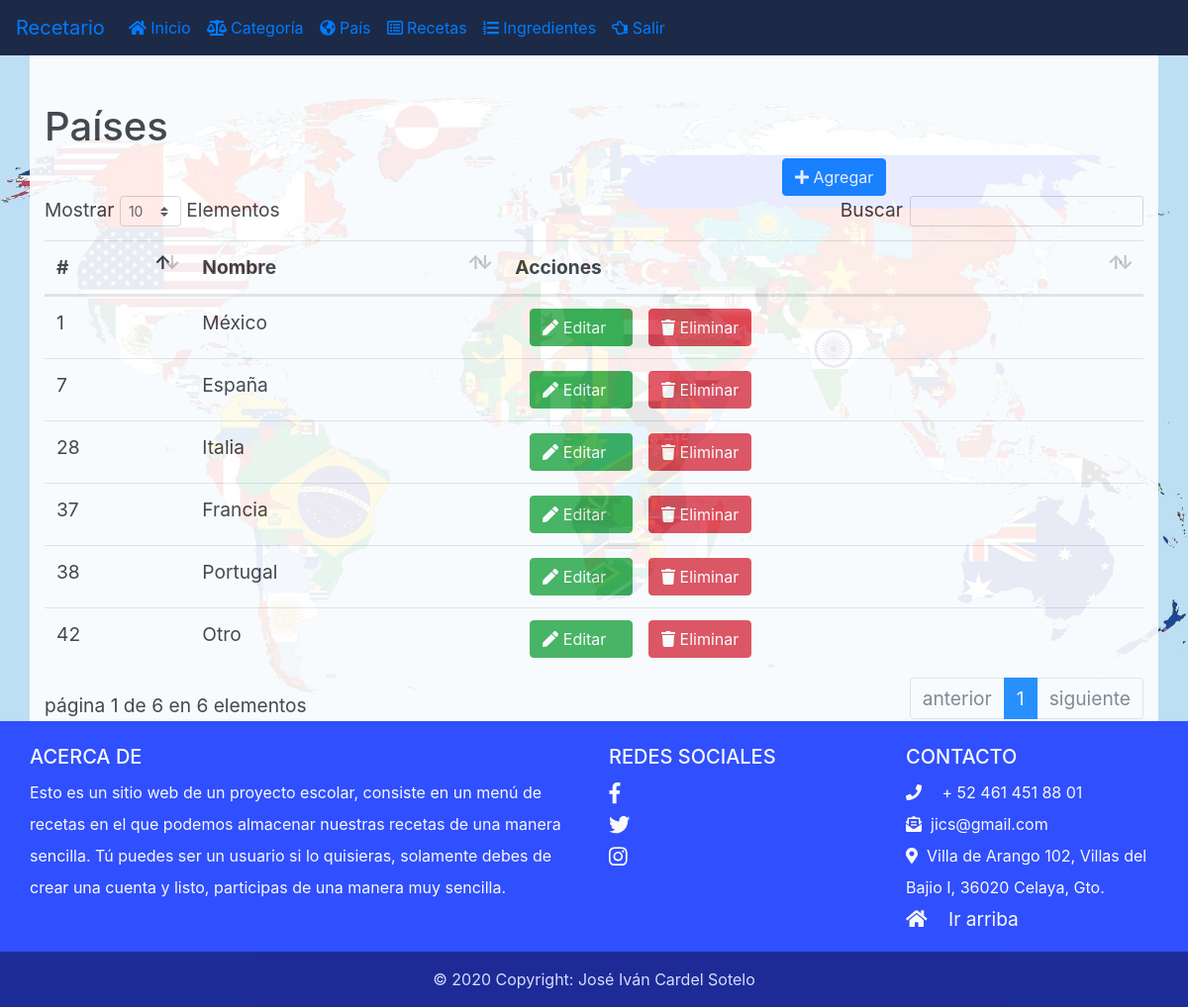
Page /adm/pais.php (signed in) on the committed database.
### tables this page shows
CREATE TABLE `pais` (
  `idPais` int(11) NOT NULL,
  `nombrePais` varchar(100) DEFAULT NULL
);

### adm/pais.php (the view, shortened to what this page needs)
<!DOCTYPE html>
<html lang="en">
<head>
    <link rel="stylesheet" href="../css/bootstrap.css">
    <link rel="stylesheet" href="../css/estilo.css">
    <link rel="stylesheet" href="../css/datatables.min.css">
</head>
<body>
    <?php include_once("../layout/navbaradm.php"); ?>
    <div class="bg2">
    <div class="container te pt-5">
    <h1>Países</h1>
        <div class="row">
            <div class="offset-8 col-2-s-1">
                <div class="btn btn-primary btn-block" id="agregaPais">
                    <i class="fas fa-plus"></i> Agregar</div>
            </div>
        </div>
        <table class="table mt-1" id="tablaPais">
            <thead>
                <tr>
                    <th>#</th>
                    <th>Nombre</th>
                    <th>Acciones</th>
                </tr>
            </thead>
            <tbody>
    <?php
        require_once("../conec.php");
        $resultado=mysqli_query($cn,"select * from pais");
        while($fila=mysqli_fetch_array($resultado)){
            echo"<tr>";
                echo"<td>".$fila['idPais']."</td>";
                echo"<td>".$fila['nombrePais']."</td>";
                echo"<td>
                    <div class=\"container\">
                        <div class='btn btn-success editar' data-id='".$fila['idPais']."'>
                            <i class='fas fa-pen'></i>
                            Editar&nbsp &nbsp
                        </div> &nbsp
                        <div class='btn btn-danger borrar' data-id='".$fila['idPais']."'>
                            <i class='fas fa-trash'></i>
                            Eliminar
                        </div>
                    </div>
                    </td>";
            echo"</tr>";
        }
    ?>
            </tbody>
        </table>
    </div>
    </div>
    <?php include_once("../layout/footer2.php"); ?>
</body>
</html>

### css/estilo.css (style rules this page uses)
.bg2 { background-image: url("../image/pai.jpg"); height: 100%; background-position: center; background-repeat: no-repeat; background-size: cover; opacity: 0.9; }
.te { font-size: 1.2rem; background-color: #ffffff; opacity: .9; }

### rows in the picture
pais: idPais "1", nombrePais "México"
pais: idPais "7", nombrePais "España"
pais: idPais "28", nombrePais "Italia"
pais: idPais "37", nombrePais "Francia"
pais: idPais "38", nombrePais "Portugal"
pais: idPais "42", nombrePais "Otro"
